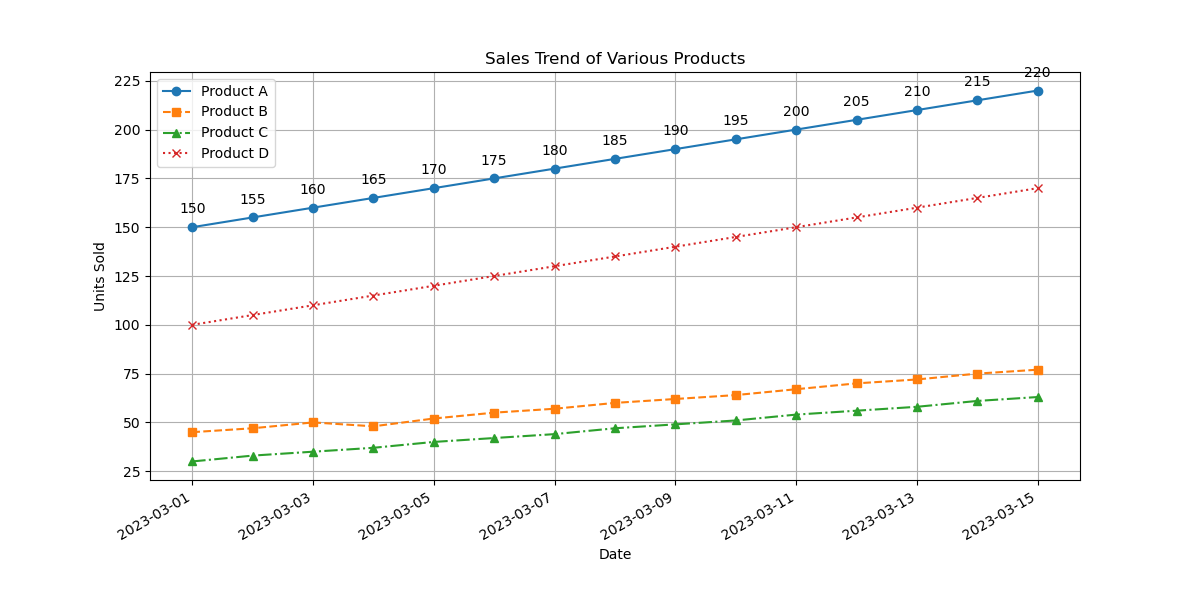

Recreate this plot in Python.

import matplotlib.pyplot as plt
import matplotlib.dates as mdates
from datetime import datetime

data = [
    {'Date': '2023-03-01', 'ProductA': 150, 'ProductB': 45, 'ProductC': 30, 'ProductD': 100},
    {'Date': '2023-03-02', 'ProductA': 155, 'ProductB': 47, 'ProductC': 33, 'ProductD': 105},
    {'Date': '2023-03-03', 'ProductA': 160, 'ProductB': 50, 'ProductC': 35, 'ProductD': 110},
    {'Date': '2023-03-04', 'ProductA': 165, 'ProductB': 48, 'ProductC': 37, 'ProductD': 115},
    {'Date': '2023-03-05', 'ProductA': 170, 'ProductB': 52, 'ProductC': 40, 'ProductD': 120},
    {'Date': '2023-03-06', 'ProductA': 175, 'ProductB': 55, 'ProductC': 42, 'ProductD': 125},
    {'Date': '2023-03-07', 'ProductA': 180, 'ProductB': 57, 'ProductC': 44, 'ProductD': 130},
    {'Date': '2023-03-08', 'ProductA': 185, 'ProductB': 60, 'ProductC': 47, 'ProductD': 135},
    {'Date': '2023-03-09', 'ProductA': 190, 'ProductB': 62, 'ProductC': 49, 'ProductD': 140},
    {'Date': '2023-03-10', 'ProductA': 195, 'ProductB': 64, 'ProductC': 51, 'ProductD': 145},
    {'Date': '2023-03-11', 'ProductA': 200, 'ProductB': 67, 'ProductC': 54, 'ProductD': 150},
    {'Date': '2023-03-12', 'ProductA': 205, 'ProductB': 70, 'ProductC': 56, 'ProductD': 155},
    {'Date': '2023-03-13', 'ProductA': 210, 'ProductB': 72, 'ProductC': 58, 'ProductD': 160},
    {'Date': '2023-03-14', 'ProductA': 215, 'ProductB': 75, 'ProductC': 61, 'ProductD': 165},
    {'Date': '2023-03-15', 'ProductA': 220, 'ProductB': 77, 'ProductC': 63, 'ProductD': 170}
]

dates = [datetime.strptime(d['Date'], '%Y-%m-%d') for d in data]
product_a_sales = [d['ProductA'] for d in data]
product_b_sales = [d['ProductB'] for d in data]
product_c_sales = [d['ProductC'] for d in data]
product_d_sales = [d['ProductD'] for d in data]

fig, ax = plt.subplots(figsize=(12, 6))

ax.plot(dates, product_a_sales, label='Product A', color='#1f77b4', linestyle='-', marker='o')
ax.plot(dates, product_b_sales, label='Product B', color='#ff7f0e', linestyle='--', marker='s')
ax.plot(dates, product_c_sales, label='Product C', color='#2ca02c', linestyle='-.', marker='^')
ax.plot(dates, product_d_sales, label='Product D', color='#d62728', linestyle=':', marker='x')

ax.xaxis.set_major_formatter(mdates.DateFormatter('%Y-%m-%d'))
plt.gcf().autofmt_xdate()

ax.legend()

plt.title('Sales Trend of Various Products')
plt.xlabel('Date')
plt.ylabel('Units Sold')

for i, txt in enumerate(product_a_sales):
    ax.annotate(txt, (dates[i], product_a_sales[i]), textcoords="offset points", xytext=(0,10), ha='center')

plt.grid(True)

plt.show()
